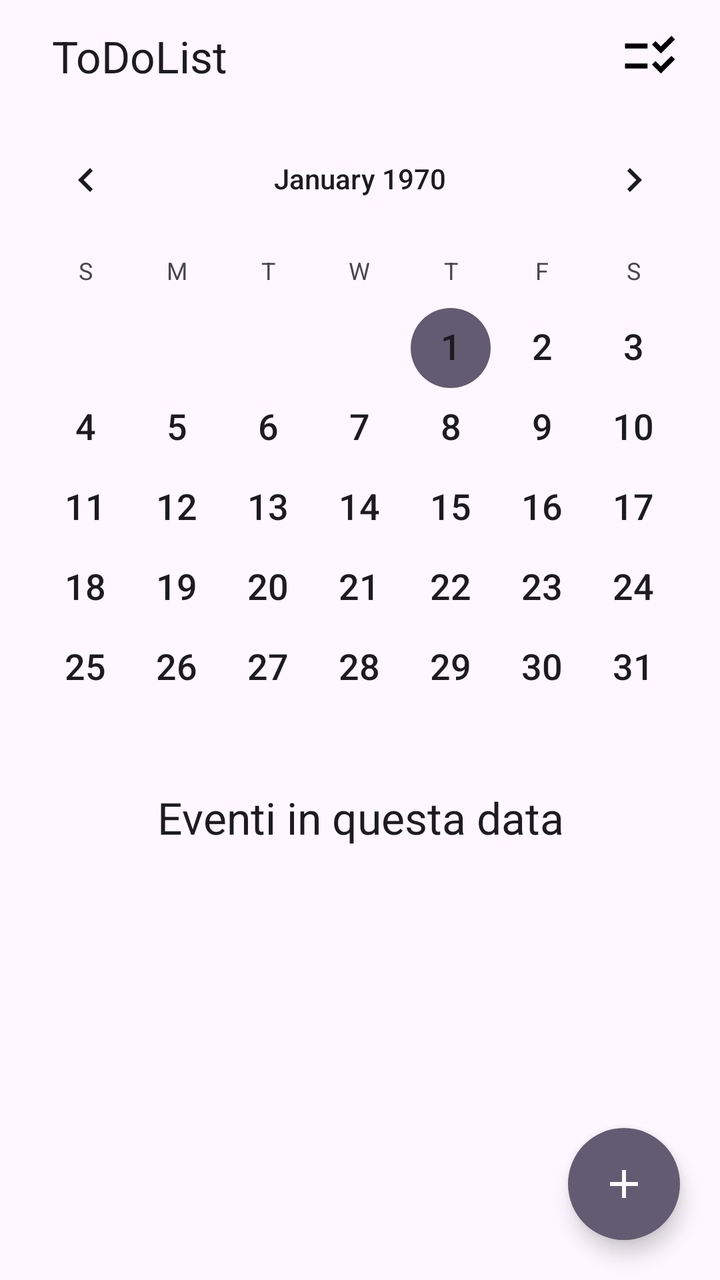
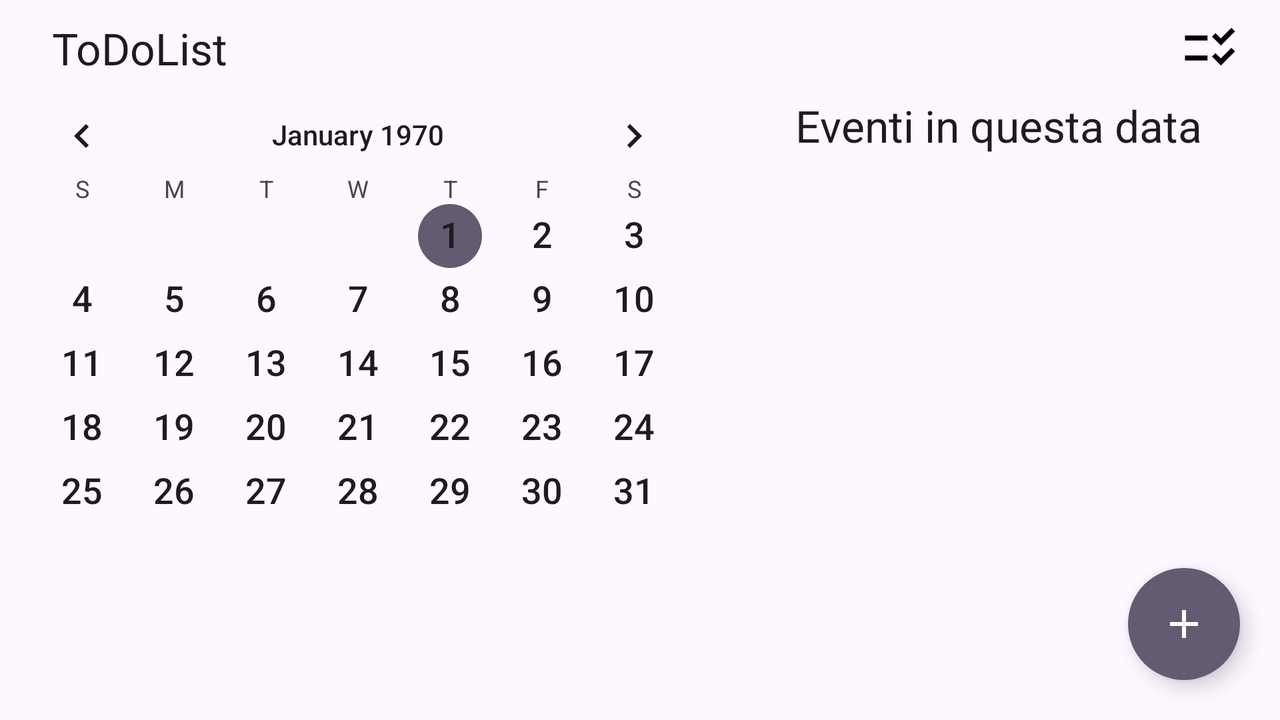

Compare how this app lays out the same screen by default and in its alternative resource folder. The renders come first, then the two layout files and the values they reference.
<!-- AndroidManifest.xml: application theme Theme.ToDoList -->
<!-- res/layout/activity_xmlhome.xml -->
<?xml version="1.0" encoding="utf-8"?>
<androidx.constraintlayout.widget.ConstraintLayout
    xmlns:android="http://schemas.android.com/apk/res/android"
    xmlns:app="http://schemas.android.com/apk/res-auto"
    xmlns:tools="http://schemas.android.com/tools"
    android:id="@+id/main"
    android:layout_width="match_parent"
    android:layout_height="match_parent"
    android:layout_gravity="center_horizontal"
    tools:context=".XMLHome">

    <Toolbar
        android:id="@+id/toolbar_calendar"
        android:layout_width="match_parent"
        android:layout_height="wrap_content"
        app:layout_constraintBottom_toBottomOf="parent"
        app:layout_constraintStart_toStartOf="parent"
        app:layout_constraintTop_toTopOf="parent"
        app:layout_constraintVertical_bias="0.0">

        <ImageButton
            android:id="@+id/back"
            android:layout_width="wrap_content"
            android:layout_height="30dp"
            android:layout_gravity="start"
            android:background="@null"
            android:contentDescription="Back to initial"
            android:paddingEnd="10dp"
            android:src="@drawable/ic_home_black_30dp"
            app:tint="@color/colorChange"/>

        <TextView
            android:layout_width="wrap_content"
            android:layout_height="wrap_content"
            android:text="@string/app_name"
            android:textAppearance="@style/TextAppearance.Material3.TitleLarge"
            app:layout_constraintStart_toEndOf="@id/back" />

        <ImageButton
            android:id="@+id/upcoming_events_btn"
            android:layout_width="wrap_content"
            android:layout_height="30dp"
            android:layout_gravity="end"
            android:background="@null"
            android:contentDescription="@string/back_to_list"
            android:layout_marginEnd="20dp"
            android:src="@drawable/ic_checklist_rtl_white_30dp"
            app:tint="@color/colorChange"/>

        <ImageButton
            android:id="@+id/calendar_events_btn"
            android:layout_width="wrap_content"
            android:layout_height="30dp"
            android:layout_gravity="end"
            android:background="@null"
            android:contentDescription="@string/back_to_calendar"
            android:layout_marginEnd="20dp"
            android:src="@drawable/ic_calendar_month_white_30dp"
            android:visibility="gone"
            app:tint="@color/colorChange" />

    </Toolbar>

    <LinearLayout
        android:id="@+id/linear_layout"
        android:layout_width="match_parent"
        android:layout_height="wrap_content"
        android:orientation="vertical"
        app:layout_constraintTop_toBottomOf="@id/toolbar_calendar"
        >

        <CalendarView
            android:id="@+id/calendar_view"
            android:layout_width="match_parent"
            android:layout_height="wrap_content"
            android:dateTextAppearance="@android:style/TextAppearance.Medium"
            app:layout_constraintBottom_toBottomOf="parent"
            app:layout_constraintEnd_toEndOf="parent"
            app:layout_constraintTop_toBottomOf="@id/toolbar_calendar"
            app:layout_constraintVertical_bias="0.0" />

        <TextView
            android:id="@+id/text_event"
            android:layout_width="match_parent"
            android:layout_height="wrap_content"
            android:text="@string/current_date_events_header"
            android:textAlignment="center"
            android:textAppearance="@style/TextAppearance.Material3.TitleLarge"
            app:layout_constraintBottom_toBottomOf="parent"
            app:layout_constraintStart_toStartOf="parent"
            app:layout_constraintTop_toBottomOf="@id/calendar_view"
            app:layout_constraintVertical_bias="0.0" />


        <com.google.android.material.button.MaterialButtonToggleGroup
            android:id="@+id/toggle_group"
            android:layout_width="wrap_content"
            android:layout_height="wrap_content"
            app:layout_constraintLeft_toLeftOf="parent"
            app:layout_constraintRight_toRightOf="parent"
            android:layout_gravity="center_horizontal"
            android:visibility="gone">

            <com.google.android.material.button.MaterialButton
                android:id="@+id/day_button"
                android:layout_width="wrap_content"
                android:layout_height="wrap_content"
                android:text="@string/day"
                app:strokeColor="@color/white"
                app:strokeWidth="1dp"/>

            <com.google.android.material.button.MaterialButton
                android:id="@+id/week_button"
                android:layout_width="wrap_content"
                android:layout_height="wrap_content"
                android:text="@string/week"
                app:strokeColor="@color/white"
                app:strokeWidth="1dp"/>

            <com.google.android.material.button.MaterialButton
                android:id="@+id/month_button"
                android:layout_width="wrap_content"
                android:layout_height="wrap_content"
                android:text="@string/month"
                app:strokeColor="@color/white"
                app:strokeWidth="1dp"/>

        </com.google.android.material.button.MaterialButtonToggleGroup>

    </LinearLayout>



    <com.google.android.material.floatingactionbutton.FloatingActionButton
        android:id="@+id/floating_button"
        android:layout_width="wrap_content"
        android:layout_height="wrap_content"
        android:layout_marginEnd="20dp"
        android:layout_marginBottom="20dp"
        android:contentDescription="Add event"
        style="@style/Widget.MaterialComponents.FloatingActionButton"
        app:borderWidth="0dp"
        app:layout_constraintBottom_toBottomOf="parent"
        app:layout_constraintEnd_toEndOf="parent"
        app:layout_constraintHorizontal_bias="1.0"
        app:layout_constraintStart_toStartOf="parent"
        app:layout_constraintTop_toTopOf="parent"
        app:layout_constraintVertical_bias="1.0"
        app:srcCompat="@drawable/ic_add_black_24dp"/>

    <TextView
        android:id="@+id/empty_list"
        android:layout_width="match_parent"
        android:layout_height="wrap_content"
        app:layout_constraintTop_toBottomOf="@id/linear_layout"
        android:paddingHorizontal="20dp"
        android:paddingVertical="12dp"
        android:textAppearance="@style/TextAppearance.Material3.BodyLarge"
        android:text="@string/empty_events_list_label"
        android:visibility="gone"
        />

    <androidx.recyclerview.widget.RecyclerView
        android:id="@+id/current_date_recycler_view"
        android:layout_width="match_parent"
        android:layout_height="0dp"
        android:visibility="gone"
        android:layout_marginBottom="10dp"
        app:layoutManager="androidx.recyclerview.widget.LinearLayoutManager"
        app:layout_constraintBottom_toTopOf="@+id/floating_button"
        app:layout_constraintTop_toBottomOf="@id/linear_layout" />
</androidx.constraintlayout.widget.ConstraintLayout>
<!-- resources referenced by this layout -->
<resources>
  <color name="colorChange">@color/black </color>
  <color name="white">#FFFFFFFF</color>
  <!-- drawable ic_add_black_24dp (drawable) -->
  <vector android:height="24dp"
      android:tint="#000000" android:viewportHeight="24"
      android:viewportWidth="24" android:width="24dp" xmlns:android="http://schemas.android.com/apk/res/android">
      <path android:fillColor="@android:color/white" android:pathData="M19,13h-6v6h-2v-6H5v-2h6V5h2v6h6v2z"/>
  </vector>
  <!-- drawable ic_checklist_rtl_white_30dp (drawable) -->
  <vector android:height="30dp" android:tint="#FFFFFF"
      android:viewportHeight="24" android:viewportWidth="24"
      android:width="30dp" xmlns:android="http://schemas.android.com/apk/res/android">
      <path android:fillColor="@android:color/white" android:pathData="M11,7H2v2h9V7zM11,15H2v2h9V15zM16.34,11l-3.54,-3.54l1.41,-1.41l2.12,2.12l4.24,-4.24L22,5.34L16.34,11zM16.34,19l-3.54,-3.54l1.41,-1.41l2.12,2.12l4.24,-4.24L22,13.34L16.34,19z"/>
  </vector>
  <string name="app_name">ToDoList</string>
  <string name="back_to_calendar">Back to calendar</string>
  <string name="back_to_list">Torna all\'elenco eventi</string>
  <string name="current_date_events_header">Eventi in questa data</string>
  <string name="day">Giorno</string>
  <string name="empty_events_list_label">Nessuno</string>
  <string name="month">Mese</string>
  <string name="week">Settimana</string>
  <style name="Theme.ToDoList" parent="Base.Theme.ToDoList" />
  <color name="black">#FF000000</color>
  <style name="Base.Theme.ToDoList" parent="Theme.Material3.DayNight.NoActionBar">
          
          
      </style>
</resources>
<!-- res/layout-land/activity_xmlhome.xml (the author's variant of the layout above) -->
<!-- drawn on the phone turned sideways -->
<?xml version="1.0" encoding="utf-8"?>
<androidx.constraintlayout.widget.ConstraintLayout
    xmlns:android="http://schemas.android.com/apk/res/android"
    xmlns:app="http://schemas.android.com/apk/res-auto"
    xmlns:tools="http://schemas.android.com/tools"
    android:id="@+id/main"
    android:layout_width="match_parent"
    android:layout_height="match_parent"
    android:orientation="horizontal"
    android:layout_gravity="center_horizontal"
    tools:context=".XMLHome">

    <Toolbar
        android:id="@+id/toolbar_calendar"
        android:layout_width="match_parent"
        android:layout_height="wrap_content"
        app:layout_constraintBottom_toBottomOf="parent"
        app:layout_constraintStart_toStartOf="parent"
        app:layout_constraintTop_toTopOf="parent"
        app:layout_constraintVertical_bias="0.0">

        <ImageButton
            android:id="@+id/back"
            android:layout_width="wrap_content"
            android:layout_height="30dp"
            android:layout_gravity="start"
            android:background="@null"
            android:contentDescription="Back to initial"
            android:paddingEnd="10dp"
            android:src="@drawable/ic_home_black_30dp"
            app:tint="@color/colorChange"/>

        <TextView
            android:layout_width="wrap_content"
            android:layout_height="wrap_content"
            android:text="@string/app_name"
            android:textAppearance="@style/TextAppearance.Material3.TitleLarge"
            app:layout_constraintStart_toEndOf="@id/back" />

        <ImageButton
            android:id="@+id/upcoming_events_btn"
            android:layout_width="wrap_content"
            android:layout_height="30dp"
            android:layout_gravity="end"
            android:background="@null"
            android:contentDescription="@string/back_to_list"
            android:layout_marginEnd="20dp"
            android:src="@drawable/ic_checklist_rtl_white_30dp"
            app:tint="@color/colorChange"/>

        <ImageButton
            android:id="@+id/calendar_events_btn"
            android:layout_width="wrap_content"
            android:layout_height="30dp"
            android:layout_gravity="end"
            android:background="@null"
            android:contentDescription="@string/back_to_list"
            android:layout_marginEnd="20dp"
            android:src="@drawable/ic_calendar_month_white_30dp"
            android:visibility="gone"
            app:tint="@color/colorChange"/>
    </Toolbar>


    <LinearLayout
        android:layout_width="0dp"
        android:layout_height="wrap_content"
        android:gravity="center_horizontal"
        android:orientation="vertical"
        app:layout_constraintEnd_toEndOf="parent"
        app:layout_constraintLeft_toRightOf="@id/calendar_view"
        app:layout_constraintRight_toRightOf="parent"
        app:layout_constraintStart_toEndOf="@+id/calendar_view"
        app:layout_constraintTop_toBottomOf="@id/toolbar_calendar">

        <LinearLayout
            android:id="@+id/linear_layout2"
            android:layout_width="match_parent"
            android:layout_height="wrap_content"
            android:gravity="center_horizontal">

            <TextView
                android:id="@+id/text_event"
                android:layout_width="wrap_content"
                android:layout_height="wrap_content"
                android:text="@string/current_date_events_header"
                android:textAlignment="center"
                android:textAppearance="@style/TextAppearance.Material3.TitleLarge"
                app:layout_constraintLeft_toRightOf="@+id/calendar_view"
                app:layout_constraintTop_toBottomOf="@id/toolbar_calendar" />

            <com.google.android.material.button.MaterialButtonToggleGroup
                android:id="@+id/toggle_group"
                android:layout_width="wrap_content"
                android:layout_height="wrap_content"
                android:layout_gravity="center_horizontal"
                android:visibility="gone"
                app:layout_constraintTop_toBottomOf="@id/toolbar_calendar">

                <com.google.android.material.button.MaterialButton
                    android:id="@+id/day_button"
                    android:layout_width="wrap_content"
                    android:layout_height="wrap_content"
                    android:text="@string/day"
                    app:strokeColor="@color/white"
                    app:strokeWidth="1dp" />

                <com.google.android.material.button.MaterialButton
                    android:id="@+id/week_button"
                    android:layout_width="wrap_content"
                    android:layout_height="wrap_content"
                    android:text="@string/week"
                    app:strokeColor="@color/white"
                    app:strokeWidth="1dp" />

                <com.google.android.material.button.MaterialButton
                    android:id="@+id/month_button"
                    android:layout_width="wrap_content"
                    android:layout_height="wrap_content"
                    android:text="@string/month"
                    app:strokeColor="@color/white"
                    app:strokeWidth="1dp" />

            </com.google.android.material.button.MaterialButtonToggleGroup>


        </LinearLayout>

        <TextView
            android:id="@+id/empty_list"
            android:layout_width="wrap_content"
            android:layout_height="wrap_content"
            app:layout_constraintLeft_toRightOf="@id/calendar_view"
            app:layout_constraintStart_toEndOf="@id/calendar_view"
            app:layout_constraintTop_toBottomOf="@id/linear_layout2"
            android:paddingHorizontal="20dp"
            android:paddingTop="12dp"
            android:textAppearance="@style/TextAppearance.Material3.BodyLarge"
            android:text="@string/empty_events_list_label"
            android:visibility="gone"
            />

        <androidx.recyclerview.widget.RecyclerView
            android:id="@+id/current_date_recycler_view"
            android:layout_width="match_parent"
            android:layout_height="180dp"
            app:layoutManager="androidx.recyclerview.widget.LinearLayoutManager"
            app:layout_constraintLeft_toRightOf="@id/calendar_view"
            app:layout_constraintStart_toEndOf="@id/calendar_view"
            app:layout_constraintTop_toBottomOf="@id/linear_layout2"
            tools:listitem="@layout/event_item" />

    </LinearLayout>


    <CalendarView
        android:id="@+id/calendar_view"
        android:layout_width="wrap_content"
        android:layout_height="wrap_content"
        android:dateTextAppearance="@android:style/TextAppearance.Medium"
        app:layout_constraintBottom_toBottomOf="parent"
        app:layout_constraintEnd_toEndOf="parent"
        app:layout_constraintLeft_toLeftOf="parent"
        app:layout_constraintTop_toBottomOf="@id/toolbar_calendar"
        app:layout_constraintStart_toStartOf="@id/toolbar_calendar"
        app:layout_constraintVertical_bias="0.0"
        app:layout_constraintHorizontal_bias="0.0"/>



    <com.google.android.material.floatingactionbutton.FloatingActionButton
        android:id="@+id/floating_button"
        android:layout_width="wrap_content"
        android:layout_height="wrap_content"
        android:layout_marginEnd="20dp"
        android:layout_marginBottom="20dp"
        android:contentDescription="Add event"
        style="@style/Widget.MaterialComponents.FloatingActionButton"
        app:borderWidth="0dp"
        app:layout_constraintBottom_toBottomOf="parent"
        app:layout_constraintEnd_toEndOf="parent"
        app:layout_constraintHorizontal_bias="1.0"
        app:layout_constraintStart_toStartOf="parent"
        app:layout_constraintTop_toTopOf="parent"
        app:layout_constraintVertical_bias="1.0"
        app:srcCompat="@drawable/ic_add_black_24dp"/>





</androidx.constraintlayout.widget.ConstraintLayout>
<!-- res/layout/event_item.xml (included above) -->
<?xml version="1.0" encoding="utf-8"?>
<androidx.constraintlayout.widget.ConstraintLayout
    xmlns:android="http://schemas.android.com/apk/res/android"
    xmlns:app="http://schemas.android.com/apk/res-auto"
    android:layout_width="match_parent"
    android:layout_height="wrap_content"
    android:paddingBottom="10dp"
    android:id="@+id/event_item">

    <androidx.cardview.widget.CardView
        android:id="@+id/dialog_card_view"
        android:layout_width="match_parent"
        android:layout_height="wrap_content"
        app:layout_constraintTop_toTopOf="parent"
        app:layout_constraintStart_toStartOf="parent"
        app:layout_constraintEnd_toEndOf="parent"
        app:layout_constraintBottom_toBottomOf="parent"
        android:layout_marginStart="20dp"
        android:layout_marginTop="10dp"
        android:layout_marginEnd="20dp">

        <androidx.constraintlayout.widget.ConstraintLayout
            android:layout_width="match_parent"
            android:layout_height="match_parent"
            android:id="@+id/text_layout"
            android:layout_marginStart="15dp"
            android:layout_marginEnd="20dp"
            android:layout_marginTop="10dp"
            android:layout_marginBottom="10dp">

            <TextView
                android:id="@+id/event_title"
                android:layout_width="wrap_content"
                android:layout_height="wrap_content"
                app:layout_constraintHorizontal_weight="4"
                app:layout_constraintStart_toStartOf="parent"
                app:layout_constraintTop_toTopOf="parent"
                android:layout_marginVertical="5dp"
                android:textAppearance="@style/TextAppearance.Material3.BodyLarge"
                android:textStyle="bold"/>

            <TextView
                android:id="@+id/event_date"
                android:layout_width="wrap_content"
                android:layout_height="wrap_content"
                app:layout_constraintHorizontal_weight="4"
                app:layout_constraintStart_toStartOf="parent"
                app:layout_constraintTop_toBottomOf="@id/event_title"
                android:textAppearance="@style/TextAppearance.Material3.BodyMedium"/>

            <TextView
                android:id="@+id/event_time"
                android:layout_width="wrap_content"
                android:layout_height="wrap_content"
                android:layout_marginVertical="5dp"
                app:layout_constraintHorizontal_weight="7"
                app:layout_constraintStart_toStartOf="parent"
                app:layout_constraintTop_toBottomOf="@id/event_date"
                android:textAppearance="@style/TextAppearance.Material3.BodyMedium"/>

            <com.google.android.material.checkbox.MaterialCheckBox
                android:id="@+id/event_completed"
                android:layout_width="wrap_content"
                android:layout_height="wrap_content"
                app:layout_constraintHorizontal_weight="3"
                app:layout_constraintEnd_toEndOf="parent"
                app:layout_constraintTop_toTopOf="parent"
                app:layout_constraintBottom_toBottomOf="parent">

            </com.google.android.material.checkbox.MaterialCheckBox>
        </androidx.constraintlayout.widget.ConstraintLayout>
    </androidx.cardview.widget.CardView>
</androidx.constraintlayout.widget.ConstraintLayout>
<!-- resources referenced by the variant -->
<!-- as the phone turned sideways resolves them -->
<resources>
  <color name="colorChange">@color/black </color>
  <color name="white">#FFFFFFFF</color>
  <!-- drawable ic_add_black_24dp (drawable) -->
  <vector android:height="24dp"
      android:tint="#000000" android:viewportHeight="24"
      android:viewportWidth="24" android:width="24dp" xmlns:android="http://schemas.android.com/apk/res/android">
      <path android:fillColor="@android:color/white" android:pathData="M19,13h-6v6h-2v-6H5v-2h6V5h2v6h6v2z"/>
  </vector>
  <!-- drawable ic_checklist_rtl_white_30dp (drawable) -->
  <vector android:height="30dp" android:tint="#FFFFFF"
      android:viewportHeight="24" android:viewportWidth="24"
      android:width="30dp" xmlns:android="http://schemas.android.com/apk/res/android">
      <path android:fillColor="@android:color/white" android:pathData="M11,7H2v2h9V7zM11,15H2v2h9V15zM16.34,11l-3.54,-3.54l1.41,-1.41l2.12,2.12l4.24,-4.24L22,5.34L16.34,11zM16.34,19l-3.54,-3.54l1.41,-1.41l2.12,2.12l4.24,-4.24L22,13.34L16.34,19z"/>
  </vector>
  <string name="app_name">ToDoList</string>
  <string name="back_to_list">Torna all\'elenco eventi</string>
  <string name="current_date_events_header">Eventi in questa data</string>
  <string name="day">Giorno</string>
  <string name="empty_events_list_label">Nessuno</string>
  <string name="month">Mese</string>
  <string name="week">Settimana</string>
  <style name="Theme.ToDoList" parent="Base.Theme.ToDoList" />
  <color name="black">#FF000000</color>
  <style name="Base.Theme.ToDoList" parent="Theme.Material3.DayNight.NoActionBar">
          
          
      </style>
</resources>
